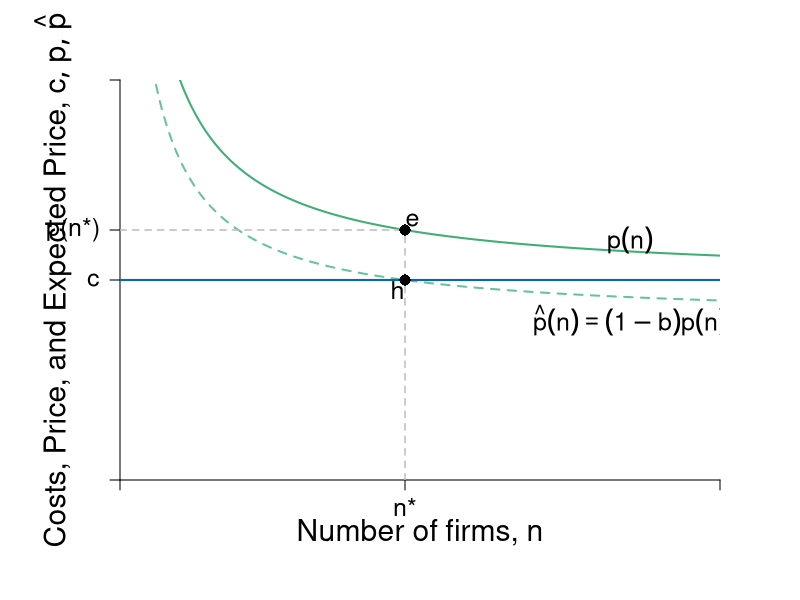

Source code (R):
require(shape)
pdf(file = "competitionmarkets/long_run_n.pdf", width = 9, height = 7)

#Set parameters for graphics
axislabelsize <- 1.8
labelsize <- 1.5
namesize <- 1.8
annotatesize <- 1.5
graphlinewidth <- 2
segmentlinewidth <- 1.5


COL <- c("#7fc97f", "#beaed4", "#fdc086", "#ffff99", "#386cb0", "#f0027f", "#bf5b17", "#666666")
COLA <- c("#e0f3db", "#99d8c9","#66c2a4","#41ae76", "#238b45", "#005824")
COLB <- c("#c6dbef", "#4eb3d3", "#2b8cbe", "#0868ac","#084081")
COLC <- c("#fcfbfd", "#efedf5", "#dadaeb", "#bcbddc", "#9e9ac8", "#807dba", "#6a51a3", "#54278f", "#3f007d")

par(mar =  c(6, 6, 4, 4))

Profit <- function(n, pbar = 60, c = 10, beta = 0.5) {
  (pbar - c)^2 / (((n + 1)^2)*beta)
}

totaln <- function(pi, pbar = 60, c = 10, beta = 0.5){
  (pbar - c)/(sqrt(pi*beta)) - 1
}

cournotPrice <- function(n, pbar = 60, c1 = 10) {
  c1 + (1/(n+1))*(pbar - c1)
}


# Barriers to entry
# Inputs: Probability of BTE (b) and number of firms
# Outputs: Price Level at some n
bte <- function(n, b = 0) {
  cournotPrice(n)*(1-b)
}

nstar <- function(b, pbar = 60, c = 10){
(pbar*(1 - b) - c) / (b*c)
}

#Levels for the barriers to entry specified here
barriers <- c(0.2, 0.5, 0.71)
costs <- c(5, 10)

xlims <- c(0, 40)
ylims <- c(0, 20)

plot(0, 0, xlim = xlims, ylim = ylims, type = "n",
     xlab = expression(paste("")),
     ylab = expression(paste("")), 
     xaxt = "n", 
     yaxt = "n", 
     cex.lab = axislabelsize, 
     bty = "n",
     xaxs="i", 
     yaxs="i")

ticksy <- c(0, 10, cournotPrice(n = nstar(b = barriers[1]), c = costs[2]),  ylims[2])
ylabels <- c(NA, expression(c), expression(paste(p,"(n*)")), NA)
ticksx <- c(0, nstar(b = barriers[1]), xlims[2])
xlabels <- c(NA, expression(paste(n,"*")), NA)

axis(1, at = ticksx, pos = 0, labels = xlabels, cex.axis = labelsize)
axis(2, at = ticksy, pos = 0, labels = ylabels, las = 1, cex.axis = labelsize)

npts <- 500 
xx1 <- seq(xlims[1], xlims[2], length.out = npts)

#Lines for barrier graph
#lines(xx1, bte(n = xx1, b = barriers[3]), col = COLA[3], lty = 2, lwd = segmentlinewidth)
#lines(xx1, bte(n = xx1, b = barriers[2]), col = COLA[3], lty = 2, lwd = segmentlinewidth)
lines(xx1, bte(n = xx1, b = barriers[1]), col = COLA[3], lty = 2, lwd = graphlinewidth)

#Price with no barriers
# No Barrier --- Green
lines(xx1, cournotPrice(xx1, c = costs[2]), col = COLA[4], lwd = graphlinewidth) 


#Label axes
mtext(expression(paste("Number of firms, ", n)), side=1, line = 2.5, cex = axislabelsize)
text(-4.5, 0.5*ylims[2], expression(paste("Costs, Price, and Expected Price, ", list(c, p, hat(p)) )), xpd = TRUE, cex = axislabelsize, srt = 90) 

text(34, 12, expression(paste(p(n))), cex = labelsize)
text(34, 8, expression(paste(hat(p)*(n) == (1-b)*p(n) )), cex = labelsize)

#line for the marginal cost
segments(0, 10, xlims[2], 10, lty = 1, col = COLB[4] , lwd = graphlinewidth)

#segments for price and number of firms
segments(nstar(b = barriers[1]), 
         0, 
         nstar(b = barriers[1]), 
         cournotPrice(n = nstar(b = barriers[1]), c = costs[2]), 
         lty = 2, col = "gray", lwd = segmentlinewidth)
segments(0, 
         cournotPrice(n = nstar(b = barriers[1]), c = costs[2]), 
         nstar(b = barriers[1]), 
         cournotPrice(n = nstar(b = barriers[1]), c = costs[2]), 
         lty = 2, col = "gray", lwd = segmentlinewidth)


points(nstar(b = barriers[1]), 
       bte(n = nstar(b = barriers[1]), b = barriers[1]), 
       pch = 16, col = "black", cex = 1.5
       )

text(x = nstar(b = barriers[1]) - 0.5, 
     y = bte(n = nstar(b = barriers[1]), b = barriers[1]) - 0.5, 
     expression(paste(h)), cex = labelsize) 

points(nstar(b = barriers[1], c = costs[2]),
       cournotPrice(n = nstar(b = barriers[1], c = costs[2])),
       pch = 16, col = "black", cex = 1.5
       )

text(x = nstar(b = barriers[1]) + 0.5, 
     y = cournotPrice(n = nstar(b = barriers[1])) + 0.5, 
     expression(paste(e)), cex = labelsize) 


dev.off()
